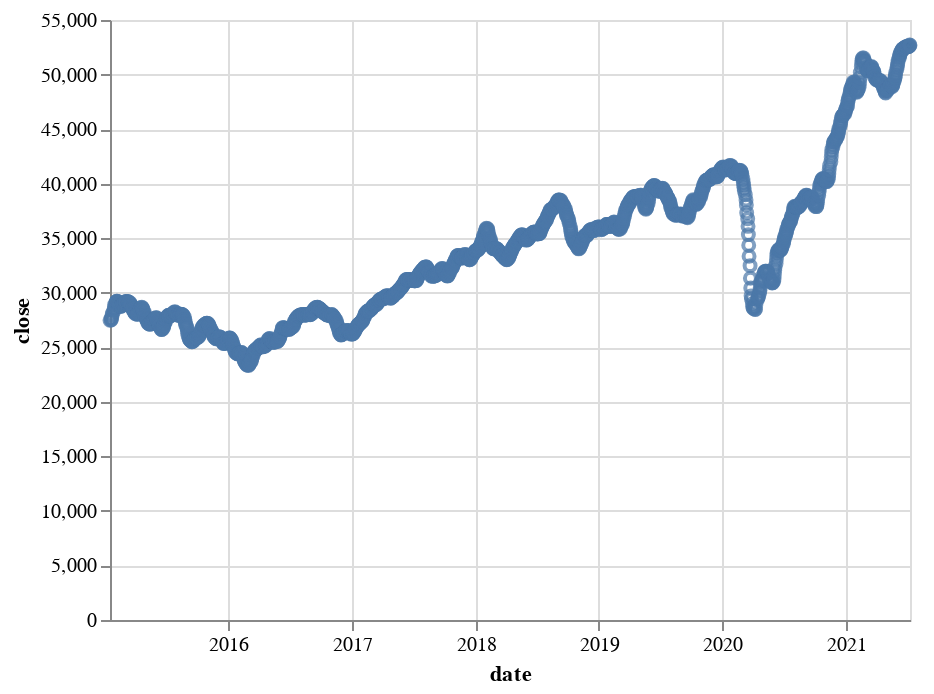

This figure's notebook cell:
### Code cell
alt.Chart(altdata_tendays).mark_point().encode(
    x ='date',
    y = 'close'
)

### Figure 1 — Vega-Lite specification as saved in the notebook (floating-point values rounded to 4 significant figures; data arrays with more than 128 entries replaced by an {"elided": "..."} marker saying what was removed)
{"config": {"view": {"continuousWidth": 400, "continuousHeight": 300}}, "data": {"name": "data-95f0c19639b86168c7fc6df2a47f03d9"}, "mark": "point", "encoding": {"x": {"field": "date", "type": "temporal"}, "y": {"field": "close", "type": "quantitative"}}, "$schema": "https://vega.github.io/schema/vega-lite/v4.17.0.json", "datasets": {"data-95f0c19639b86168c7fc6df2a47f03d9": {"elided": "1592 records"}}}
